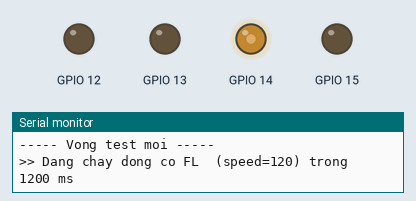
Recording of a sketch running on a simulated ESP32. On the bench: output pins drawn as LEDs (lit = HIGH), the last lines printed to the serial monitor.

Above: at 0.35 s.
At 2.6 s:
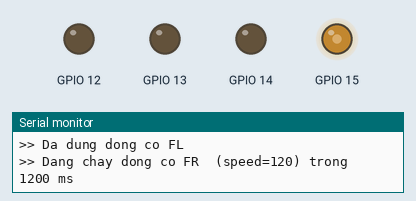
At 4.9 s:
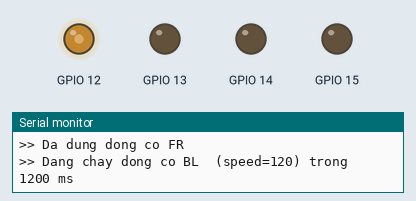
At 6.6 s:
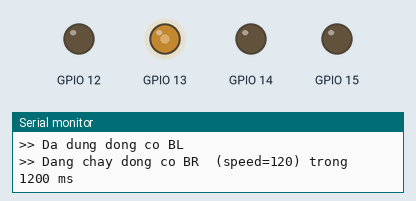
At 10.1 s:
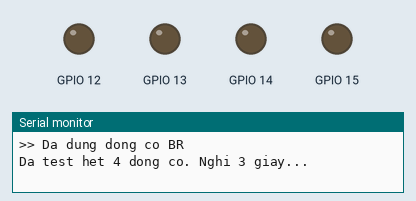
Timing chart, 0 to 13.0 s (numbered marks = the images above):
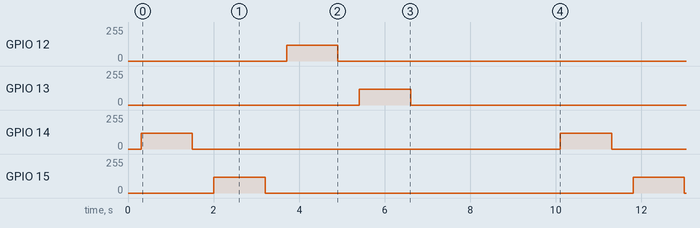

The sketch:

Bai3_Test_4_Dong_Co.ino
```cpp
/*
  BAI 3: KIEM TRA RIENG LE 4 DONG CO (FL, FR, BL, BR)
  -----------------------------------------------------
  Muc tieu:
   - Mo rong Bai 2 ra ca 4 dong co, moi dong co mot kenh PWM (LEDC) rieng.
   - Chay tung dong co MOT LAN LUOT de xac dinh dung thu tu / dung chieu quay
     truoc khi test dong thoi.

  Phan cung:
   FL = GPIO14   FR = GPIO15   BL = GPIO12   BR = GPIO13
   (Nho thao canh quat truoc khi test!)
*/

#define MOTOR_FL 14
#define MOTOR_FR 15
#define MOTOR_BL 12
#define MOTOR_BR 13

#define CH_FL 0
#define CH_FR 1
#define CH_BL 2
#define CH_BR 3

#define PWM_FREQ 5000
#define PWM_RES  8

const int TEST_SPEED = 120;   // toc do dung de test (0..255)
const int TEST_TIME  = 1200;  // thoi gian chay moi dong co (ms)

void setupMotor(int pin, int ch) {
  ledcSetup(ch, PWM_FREQ, PWM_RES);
  ledcAttachPin(pin, ch);
  ledcWrite(ch, 0);
}

void setupAllMotors() {
  setupMotor(MOTOR_FL, CH_FL);
  setupMotor(MOTOR_FR, CH_FR);
  setupMotor(MOTOR_BL, CH_BL);
  setupMotor(MOTOR_BR, CH_BR);
}

void stopAllMotors() {
  ledcWrite(CH_FL, 0);
  ledcWrite(CH_FR, 0);
  ledcWrite(CH_BL, 0);
  ledcWrite(CH_BR, 0);
}

// Chay mot dong co trong 'ms' mili giay roi dung lai, co in log ro rang
void testOneMotor(const char* name, int channel, int speed, int ms) {
  Serial.printf(">> Dang chay dong co %-3s (speed=%d) trong %d ms\n", name, speed, ms);
  ledcWrite(channel, speed);
  delay(ms);
  ledcWrite(channel, 0);
  Serial.printf(">> Da dung dong co %s\n", name);
  delay(500);   // nghi giua 2 dong co de de quan sat
}

void setup() {
  Serial.begin(115200);
  delay(300);
  Serial.println("\n=== BAI 3: TEST RIENG LE 4 DONG CO ===");
  setupAllMotors();
}

void loop() {
  Serial.println("\n----- Vong test moi -----");
  testOneMotor("FL", CH_FL, TEST_SPEED, TEST_TIME);
  testOneMotor("FR", CH_FR, TEST_SPEED, TEST_TIME);
  testOneMotor("BL", CH_BL, TEST_SPEED, TEST_TIME);
  testOneMotor("BR", CH_BR, TEST_SPEED, TEST_TIME);

  stopAllMotors();
  Serial.println("Da test het 4 dong co. Nghi 3 giay...");
  delay(3000);
}
```

Measured:
- by itself, GPIO 12–15: alternates 120/255 for 1.2 s and 0/255 for 8.6 s
